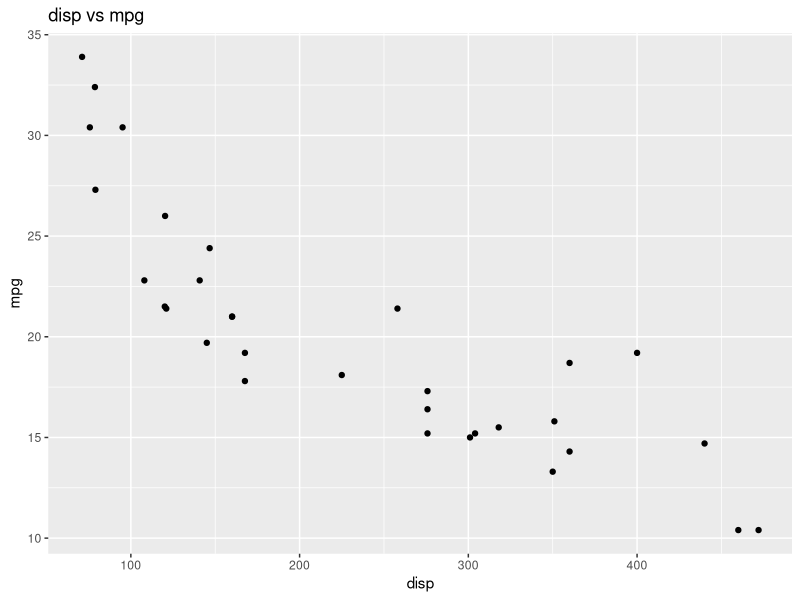
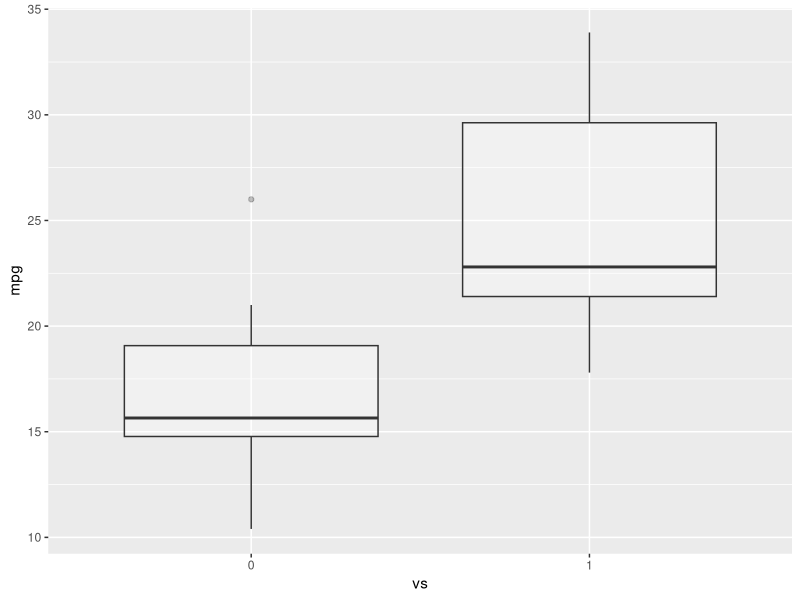
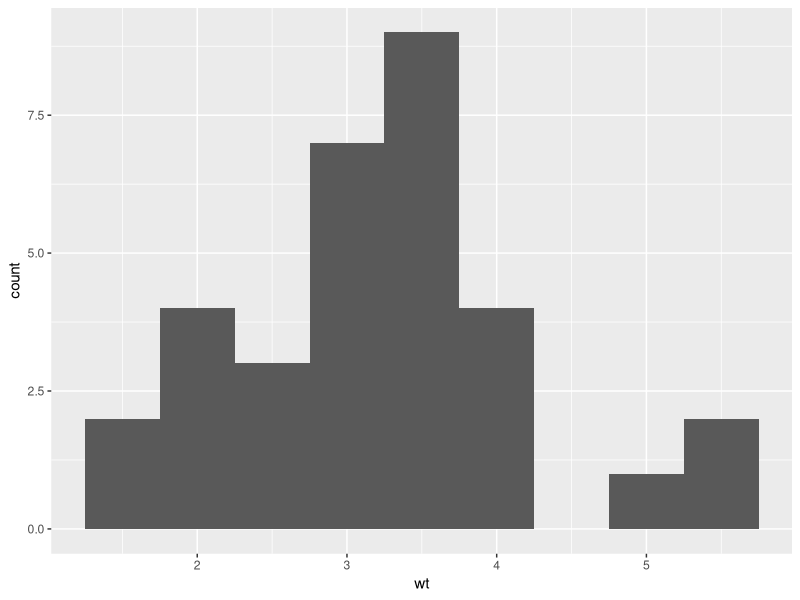

Here is the R script that generated these plots, in order:
library(datasets)
#load data
data(mtcars)
#xem 5 hàng đầu
head(mtcars, 5)
#chạy bộ ggplot
library(ggplot2)
#biểu đồ phân tán dựa trên displacement và mi le bơ ga lông
#thêm title
ggplot(aes(x=disp, y=mpg,),data=mtcars)+
  geom_point() +
  ggtitle("disp vs mpg") +
  labs(x="disp", y = "mpg")
#make vs a factor
mtcars$vs <- as.factor(mtcars$vs)
#biểu đồ hộp, kiểu như cái nến á của lượng tiêu thụ nhiên liệu của động cơ chữ v và động cơ trục thẳng (V8 và V12 á)
ggplot(aes(x=vs, y=mpg), data = mtcars) + 
  geom_boxplot(alpha=0.3) + 
  theme(legend.position = "none")
#histogram với trọng lượng
library(ggplot2)
ggplot(aes(x=wt), data=mtcars) +geom_histogram(binwidth=0.5)



View(data.frame(vs = mtcars$vs))
